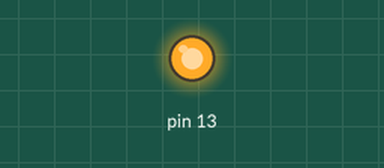
Recording of a sketch running on a simulated Arduino Uno, built with avr-gcc and run on an emulated ATmega328P. Parts: output pins drawn as LEDs (lit = HIGH).

Above: at 0.7 s.
At 3.9 s:
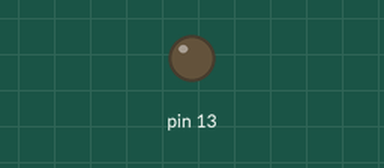
Timing chart, 0 to 5.1 s (numbered marks = the images above):
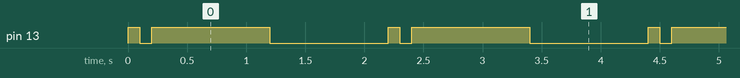

Measured:
- by itself, pin 13: repeats every 2.2 s: LOW 0.10 s, HIGH 1.0 s, LOW 1.0 s, HIGH 0.10 s
- by itself, everything shown: repeats every 2.2 s, in 4 steps

The sketch:

adalogger_blink.ino
```cpp
// the setup function runs once when you press reset or power the board
void setup() {
  // initialize digital pin 13 as an output.
  pinMode(13, OUTPUT);
}

// the loop function runs over and over again forever
void loop() {
  digitalWrite(13, HIGH);   // turn the LED on (HIGH is the voltage level)
  delay(100);              // wait for a second
  digitalWrite(13, LOW);    // turn the LED off by making the voltage LOW
  delay(100);
  digitalWrite(13, HIGH);   // turn the LED on (HIGH is the voltage level)
  delay(1000);              // wait for a second
  digitalWrite(13, LOW);    // turn the LED off by making the voltage LOW
  delay(1000);                   // wait for a second
}
```
